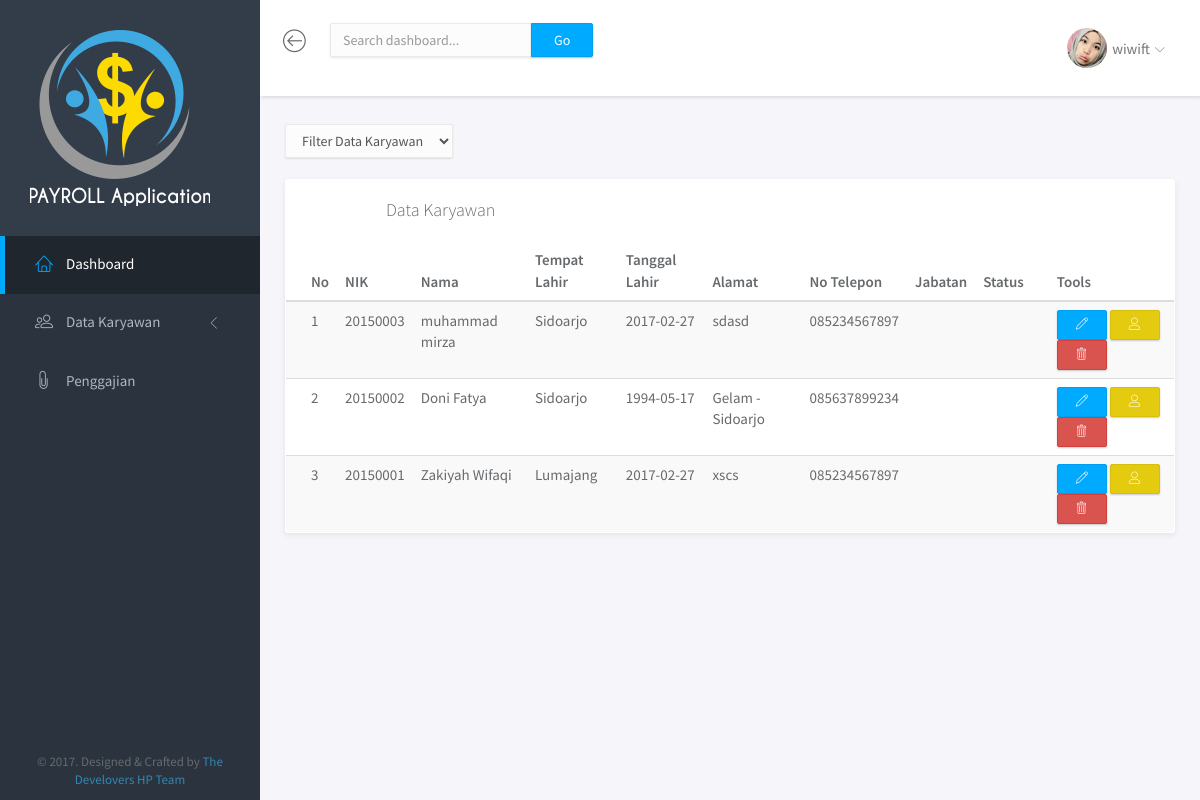
The page /PayRoll_App/view/tbl_karyawan_ser.php (signed in) on the database its author committed.
### tables this page shows
CREATE TABLE IF NOT EXISTS `tbl_karyawan` (
`ID_karyawan` int(12) NOT NULL,
  `nik` varchar(10) NOT NULL,
  `nama` varchar(50) NOT NULL,
  `tempat_lahir` varchar(30) NOT NULL,
  `tanggal_lahir` varchar(30) NOT NULL,
  `alamat` varchar(50) NOT NULL,
  `agama` varchar(50) NOT NULL,
  `status_nikah` varchar(50) NOT NULL,
  `no_tlpn` varchar(50) NOT NULL,
  `foto` varchar(100) NOT NULL
);

### PayRoll_App/controller/controller.php (called while the page is built, shortened)
<?php
class Table extends Config
{
	public function tampil_Kar()
	{
		$sql_karyawan = mysql_query("SELECT * FROM tbl_karyawan ORDER BY ID_karyawan DESC");
		while ($hasil = mysql_fetch_array($sql_karyawan)) {
			$result[] = $hasil;
		}
		return $result;
	}
}
?>

### PayRoll_App/view/tbl_karyawan_ser.php (the view, shortened to what this page needs)
<?php
include '../controller/controller.php';
$tbl_kar = new Table();
if (!isset($_SESSION['username']) && !isset($_SESSION['password'])) {
 header("location:form_login.php");
 }
 else {
 	$nama = $_SESSION['username'];
?>
<!doctype html>
<html lang="en">
<head>
	<link rel="stylesheet" href="../asset/css/bootstrap.min.css">
	<link rel="stylesheet" href="../asset/css/vendor/icon-sets.css">
	<link rel="stylesheet" href="../asset/css/main.min.css">
	<link rel="stylesheet" href="../asset/css/demo.css">
</head>
<body>
	<div id="wrapper">
		<div class="sidebar">
			<div class="brand">
				<img src="../img/logo.png" class="img-responsive logo">
			</div>
			<div class="sidebar-scroll">
				<nav>
					<ul class="nav">
						<li><a href="dashboard_user.php" class="active"><i class="lnr lnr-home"></i> <span>Dashboard</span></a></li>
						<li>
							<a href="#subPages" data-toggle="collapse" class="collapsed"><i class="lnr lnr-users"></i> <span>Data Karyawan</span> <i class="icon-submenu lnr lnr-chevron-left"></i></a>
						</li>
						<li><a href="tbl_gaji_user.php" class=""><i class="lnr lnr-paperclip"></i> <span>Penggajian</span></a></li>
					</ul>
				</nav>
			</div>
			<footer>
				<div class="container-fluid">
					<p class="copyright">&copy; 2017. Designed &amp; Crafted by <a href="https://themeineed.com">The Develovers HP Team</a></p>
				</div>
			</footer>
		</div>
		<div class="main">
			<nav class="navbar navbar-default">
				<div class="container-fluid">
					<div class="navbar-btn">
						<button type="button" class="btn-toggle-fullwidth"><i class="lnr lnr-arrow-left-circle"></i></button>
					</div>
					<div id="navbar-menu" class="navbar-collapse collapse">
						<form class="navbar-form navbar-left hidden-xs">
							<div class="input-group">
								<input type="text" value="" class="form-control" placeholder="Search dashboard...">
								<span class="input-group-btn"><button type="button" class="btn btn-primary">Go</button></span>
							</div>
						</form>
						<ul class="nav navbar-nav navbar-right">
							<li class="dropdown">
								<a href="#" class="dropdown-toggle" data-toggle="dropdown"><img src="../asset/img/chiput.jpg" class="img-circle" alt="Avatar"> <span><?php echo $nama ?></span> <i class="icon-submenu lnr lnr-chevron-down"></i></a>
							</li>
						</ul>
					</div>
				</div>
			</nav>
			<div class="main-content">
				<div class="container-fluid">
					<form class="form-inline" method="get">
						<div class="form-group">
						<select name="filter" class="form-control" onchange="form.submit()">
							<option value="0">Filter Data Karyawan</option>
	                        </select>
					</div>
				</form>
				<br />
					<div class="row">
						<div class="col-md-12">
							<div class="panel">
								<div class="panel-heading">
									<h3 class="panel-title">Data Karyawan</h3>
								</div>
								<div class="table-responsive">
								<table class="table table-striped table-hover">
								<thead>
									<tr>
					                    <th>No</th>
										<th>NIK</th>
										<th>Nama</th>
					                    <th>Tempat Lahir</th>
					                    <th>Tanggal Lahir</th>
					                    <th>Alamat</th>
										<th>No Telepon</th>
										<th>Jabatan</th>
										<th>Status</th>
					                    <th>Tools</th>
									</tr>
								</thead>
								<tbody>
										<?php
											$i = 1;
											foreach ($tbl_kar->tampil_Kar() as $tampil) {
												?>
											<tr>
												<td><?php echo $i++; ?></td>
												<td><?php echo $tampil['nik'] ?></td>
												<td><?php echo $tampil['nama'] ?></td>
												<td><?php echo $tampil['tempat_lahir'] ?></td>
												<td><?php echo $tampil['tanggal_lahir'] ?></td>
												<td><?php echo $tampil['alamat'] ?></td>
												<td><?php echo $tampil['no_tlpn'] ?></td>
												<td><?php echo $tampil['jabatan'] ?></td>
												<td><?php echo $tampil['status'] ?></td>
												<td>
													<a href="#" title="Edit Data" class="btn btn-primary btn-sm"> <span class="lnr lnr-pencil" aria-hidden="true"></span></a>
													<a href="#" title="Ganti Password" data-placement="bottom" data-toggle="tooltip" class="btn btn-warning btn-sm"><span class="lnr lnr-user" aria-hidden="true"></span></a>
													<a href="../controller/del_depart.php?aksi=<?php echo $tampil['ID_karyawan'] ?>" title="Hapus Data" onclick="return confirm(\'Anda yakin akan menghapus data '.$tampil['ID_karyawan'].'?\')" class="btn btn-danger btn-sm"><span class="lnr lnr-trash" aria-hidden="true"></span></a>
												</td>
											</tr>
											<?php
											}
										?>
								</tbody>
								</table>
								</div>
							</div>
						</div>
					</div>
				</div>
			</div>
		</div>
	</div>
</body>
</html>
<?php } ?>

### rows shown on the page
tbl_karyawan: nik "20150003", nama "muhammad mirza", tempat_lahir "Sidoarjo", tanggal_lahir "2017-02-27", alamat "sdasd", no_tlpn "085234567897"
tbl_karyawan: nik "20150002", nama "Doni Fatya", tempat_lahir "Sidoarjo", tanggal_lahir "1994-05-17", alamat "Gelam - Sidoarjo", no_tlpn "085637899234"
tbl_karyawan: nik "20150001", nama "Zakiyah Wifaqi", tempat_lahir "Lumajang", tanggal_lahir "2017-02-27", alamat "xscs", no_tlpn "085234567897"

### other values the page prints
$nama "wiwift"
